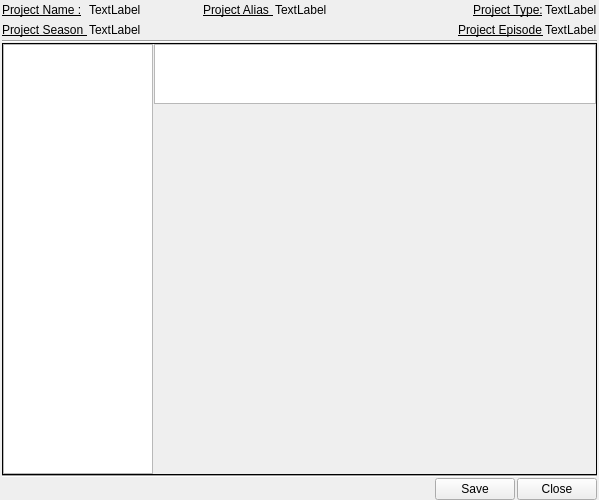
<?xml version="1.0" encoding="UTF-8"?>
<ui version="4.0">
 <class>mwSettings</class>
 <widget class="QMainWindow" name="mwSettings">
  <property name="geometry">
   <rect>
    <x>0</x>
    <y>0</y>
    <width>599</width>
    <height>500</height>
   </rect>
  </property>
  <property name="windowTitle">
   <string>Settings</string>
  </property>
  <widget class="QWidget" name="centralwidget">
   <layout class="QGridLayout" name="gridLayout">
    <property name="leftMargin">
     <number>2</number>
    </property>
    <property name="topMargin">
     <number>0</number>
    </property>
    <property name="rightMargin">
     <number>2</number>
    </property>
    <property name="bottomMargin">
     <number>0</number>
    </property>
    <property name="spacing">
     <number>0</number>
    </property>
    <item row="2" column="0">
     <widget class="Line" name="line">
      <property name="orientation">
       <enum>Qt::Horizontal</enum>
      </property>
     </widget>
    </item>
    <item row="3" column="0">
     <widget class="QFrame" name="qfSettings">
      <property name="frameShape">
       <enum>QFrame::Box</enum>
      </property>
      <layout class="QHBoxLayout" name="hlSettings">
       <property name="spacing">
        <number>1</number>
       </property>
       <property name="margin">
        <number>0</number>
       </property>
       <item>
        <widget class="QTreeWidget" name="twSettings">
         <property name="maximumSize">
          <size>
           <width>150</width>
           <height>16777215</height>
          </size>
         </property>
         <property name="indentation">
          <number>2</number>
         </property>
         <property name="itemsExpandable">
          <bool>false</bool>
         </property>
         <property name="expandsOnDoubleClick">
          <bool>false</bool>
         </property>
         <attribute name="headerVisible">
          <bool>false</bool>
         </attribute>
         <column>
          <property name="text">
           <string notr="true">1</string>
          </property>
         </column>
        </widget>
       </item>
       <item>
        <layout class="QVBoxLayout" name="vlSettings">
         <property name="spacing">
          <number>0</number>
         </property>
         <item>
          <widget class="QPlainTextEdit" name="teInfo">
           <property name="minimumSize">
            <size>
             <width>0</width>
             <height>60</height>
            </size>
           </property>
           <property name="maximumSize">
            <size>
             <width>16777215</width>
             <height>60</height>
            </size>
           </property>
           <property name="readOnly">
            <bool>true</bool>
           </property>
          </widget>
         </item>
         <item>
          <spacer name="verticalSpacer">
           <property name="orientation">
            <enum>Qt::Vertical</enum>
           </property>
           <property name="sizeHint" stdset="0">
            <size>
             <width>20</width>
             <height>40</height>
            </size>
           </property>
          </spacer>
         </item>
        </layout>
       </item>
      </layout>
     </widget>
    </item>
    <item row="0" column="0">
     <widget class="QFrame" name="qfProject_1">
      <property name="lineWidth">
       <number>0</number>
      </property>
      <layout class="QHBoxLayout" name="hlProject_1">
       <property name="spacing">
        <number>2</number>
       </property>
       <property name="margin">
        <number>0</number>
       </property>
       <item>
        <widget class="QLabel" name="lName">
         <property name="minimumSize">
          <size>
           <width>85</width>
           <height>0</height>
          </size>
         </property>
         <property name="maximumSize">
          <size>
           <width>85</width>
           <height>16777215</height>
          </size>
         </property>
         <property name="font">
          <font>
           <underline>true</underline>
          </font>
         </property>
         <property name="text">
          <string>Project Name :</string>
         </property>
        </widget>
       </item>
       <item>
        <widget class="QLabel" name="lNameValue">
         <property name="text">
          <string>TextLabel</string>
         </property>
         <property name="textInteractionFlags">
          <set>Qt::LinksAccessibleByMouse|Qt::TextSelectableByMouse</set>
         </property>
        </widget>
       </item>
       <item>
        <spacer name="horizontalSpacer">
         <property name="orientation">
          <enum>Qt::Horizontal</enum>
         </property>
         <property name="sizeType">
          <enum>QSizePolicy::Fixed</enum>
         </property>
         <property name="sizeHint" stdset="0">
          <size>
           <width>60</width>
           <height>20</height>
          </size>
         </property>
        </spacer>
       </item>
       <item>
        <widget class="QLabel" name="lAlias">
         <property name="minimumSize">
          <size>
           <width>70</width>
           <height>0</height>
          </size>
         </property>
         <property name="maximumSize">
          <size>
           <width>70</width>
           <height>16777215</height>
          </size>
         </property>
         <property name="font">
          <font>
           <underline>true</underline>
          </font>
         </property>
         <property name="text">
          <string>Project Alias :</string>
         </property>
        </widget>
       </item>
       <item>
        <widget class="QLabel" name="lAliasValue">
         <property name="text">
          <string>TextLabel</string>
         </property>
         <property name="textInteractionFlags">
          <set>Qt::LinksAccessibleByMouse|Qt::TextSelectableByMouse</set>
         </property>
        </widget>
       </item>
       <item>
        <spacer name="horizontalSpacer_4">
         <property name="orientation">
          <enum>Qt::Horizontal</enum>
         </property>
         <property name="sizeHint" stdset="0">
          <size>
           <width>40</width>
           <height>20</height>
          </size>
         </property>
        </spacer>
       </item>
       <item>
        <widget class="QLabel" name="lType">
         <property name="minimumSize">
          <size>
           <width>70</width>
           <height>0</height>
          </size>
         </property>
         <property name="maximumSize">
          <size>
           <width>70</width>
           <height>16777215</height>
          </size>
         </property>
         <property name="font">
          <font>
           <underline>true</underline>
          </font>
         </property>
         <property name="text">
          <string>Project Type:</string>
         </property>
         <property name="textInteractionFlags">
          <set>Qt::LinksAccessibleByMouse</set>
         </property>
        </widget>
       </item>
       <item>
        <widget class="QLabel" name="lTypeValue">
         <property name="text">
          <string>TextLabel</string>
         </property>
         <property name="textInteractionFlags">
          <set>Qt::LinksAccessibleByMouse|Qt::TextSelectableByMouse</set>
         </property>
        </widget>
       </item>
      </layout>
     </widget>
    </item>
    <item row="1" column="0">
     <widget class="QFrame" name="qfProject_2">
      <property name="lineWidth">
       <number>0</number>
      </property>
      <layout class="QHBoxLayout" name="hlProject_2">
       <property name="spacing">
        <number>2</number>
       </property>
       <property name="margin">
        <number>0</number>
       </property>
       <item>
        <widget class="QLabel" name="lSeason">
         <property name="minimumSize">
          <size>
           <width>85</width>
           <height>0</height>
          </size>
         </property>
         <property name="maximumSize">
          <size>
           <width>85</width>
           <height>16777215</height>
          </size>
         </property>
         <property name="font">
          <font>
           <underline>true</underline>
          </font>
         </property>
         <property name="text">
          <string>Project Season :</string>
         </property>
        </widget>
       </item>
       <item>
        <widget class="QLabel" name="lSeasonValue">
         <property name="text">
          <string>TextLabel</string>
         </property>
         <property name="textInteractionFlags">
          <set>Qt::LinksAccessibleByMouse|Qt::TextSelectableByMouse</set>
         </property>
        </widget>
       </item>
       <item>
        <spacer name="horizontalSpacer_2">
         <property name="orientation">
          <enum>Qt::Horizontal</enum>
         </property>
         <property name="sizeType">
          <enum>QSizePolicy::Expanding</enum>
         </property>
         <property name="sizeHint" stdset="0">
          <size>
           <width>60</width>
           <height>20</height>
          </size>
         </property>
        </spacer>
       </item>
       <item>
        <widget class="QLabel" name="lEpisode">
         <property name="minimumSize">
          <size>
           <width>85</width>
           <height>0</height>
          </size>
         </property>
         <property name="maximumSize">
          <size>
           <width>85</width>
           <height>16777215</height>
          </size>
         </property>
         <property name="font">
          <font>
           <underline>true</underline>
          </font>
         </property>
         <property name="text">
          <string>Project Episode :</string>
         </property>
        </widget>
       </item>
       <item>
        <widget class="QLabel" name="lEpisodeValue">
         <property name="text">
          <string>TextLabel</string>
         </property>
         <property name="textInteractionFlags">
          <set>Qt::LinksAccessibleByMouse|Qt::TextSelectableByMouse</set>
         </property>
        </widget>
       </item>
      </layout>
     </widget>
    </item>
    <item row="4" column="0">
     <widget class="Line" name="line_2">
      <property name="orientation">
       <enum>Qt::Horizontal</enum>
      </property>
     </widget>
    </item>
    <item row="5" column="0">
     <layout class="QHBoxLayout" name="horizontalLayout">
      <property name="spacing">
       <number>2</number>
      </property>
      <property name="bottomMargin">
       <number>0</number>
      </property>
      <item>
       <spacer name="horizontalSpacer_5">
        <property name="orientation">
         <enum>Qt::Horizontal</enum>
        </property>
        <property name="sizeHint" stdset="0">
         <size>
          <width>40</width>
          <height>20</height>
         </size>
        </property>
       </spacer>
      </item>
      <item>
       <widget class="QPushButton" name="pbSave">
        <property name="text">
         <string>Save</string>
        </property>
       </widget>
      </item>
      <item>
       <widget class="QPushButton" name="pbClose">
        <property name="text">
         <string>Close</string>
        </property>
       </widget>
      </item>
     </layout>
    </item>
   </layout>
  </widget>
 </widget>
 <resources/>
 <connections/>
</ui>
